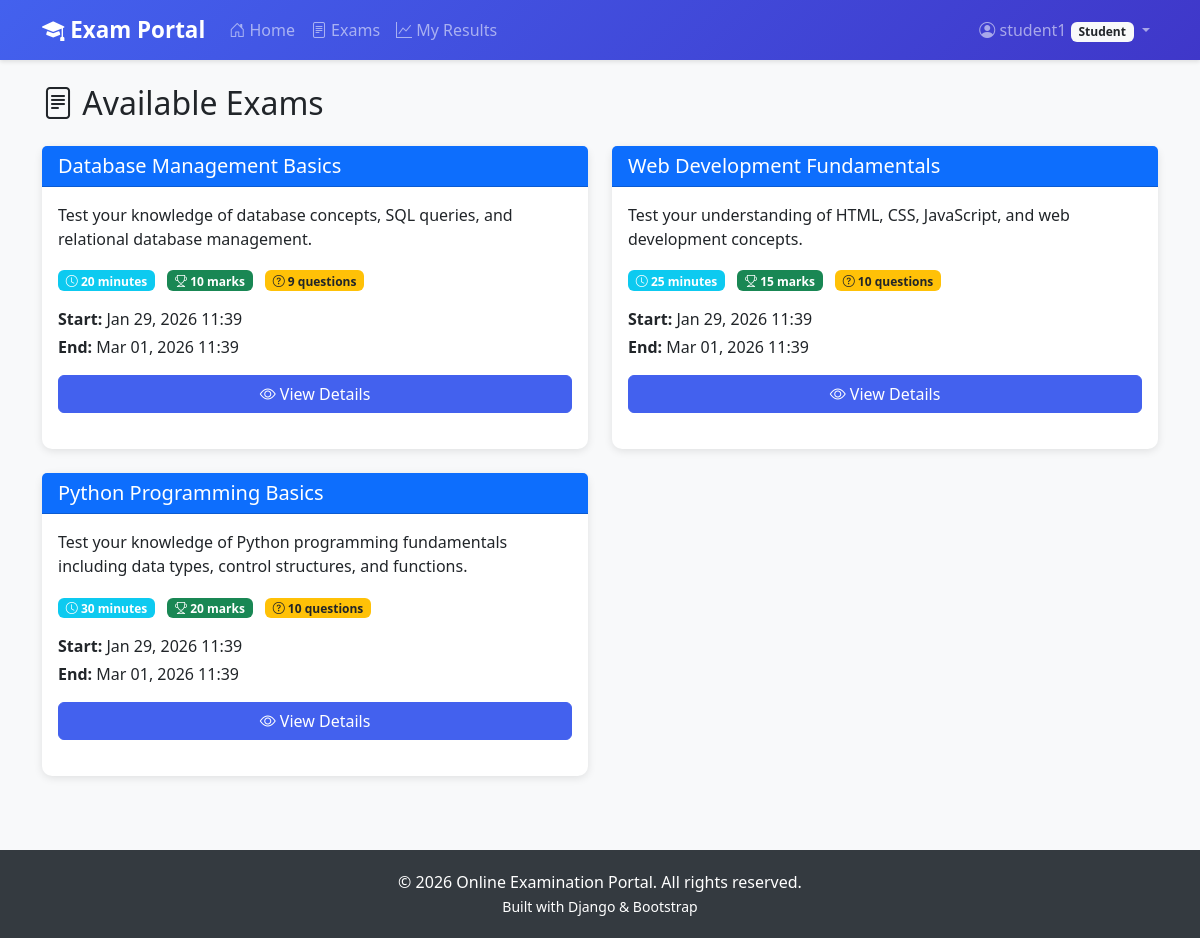
The page /exams/ (signed in) on the database its author committed.
### accounts/models.py (models this page shows, shortened)
class Profile(models.Model):
    ROLE_CHOICES = [
        ('student', 'Student'),
        ('admin', 'Administrator'),
    ]
    user = models.OneToOneField(User, on_delete=models.CASCADE)
    role = models.CharField(max_length=10, choices=ROLE_CHOICES, default='student')
    phone = models.CharField(max_length=15, blank=True)
    date_of_birth = models.DateField(null=True, blank=True)
    profile_picture = models.ImageField(upload_to='profiles/', blank=True, null=True)
    created_at = models.DateTimeField(auto_now_add=True)
    updated_at = models.DateTimeField(auto_now=True)
    @property
    def is_admin(self):
        return self.role == 'admin'
    @property
    def is_student(self):
        return self.role == 'student'

### exams/models.py (models this page shows, shortened)
class Exam(models.Model):
    STATUS_CHOICES = [
        ('draft', 'Draft'),
        ('active', 'Active'),
        ('completed', 'Completed'),
        ('archived', 'Archived'),
    ]
    title = models.CharField(max_length=200)
    description = models.TextField()
    duration = models.PositiveIntegerField(help_text='Duration in minutes')
    total_marks = models.PositiveIntegerField()
    passing_marks = models.PositiveIntegerField()
    status = models.CharField(max_length=20, choices=STATUS_CHOICES, default='draft')
    start_date = models.DateTimeField()
    end_date = models.DateTimeField()
    created_by = models.ForeignKey(User, on_delete=models.CASCADE, related_name='created_exams')
    created_at = models.DateTimeField(auto_now_add=True)
    updated_at = models.DateTimeField(auto_now=True)
    class Meta:
        ordering = ['-created_at']
    @property
    def question_count(self):
        return self.questions.count()

### exams/views.py (the view)
# urls.py: path('exams/', views.exam_list, name='exam_list'),
@login_required
def exam_list(request):
    if not request.user.profile.is_student:
        messages.error(request, 'Access denied. Students only.')
        return redirect('home')
    now = timezone.now()
    available_exams = Exam.objects.filter(
        status='active',
        start_date__lte=now,
        end_date__gte=now
    ).exclude(
        attempts__student=request.user
    )
    upcoming_exams = Exam.objects.filter(
        status='active',
        start_date__gt=now
    )
    context = {
        'available_exams': available_exams,
        'upcoming_exams': upcoming_exams,
    }
    return render(request, 'exams/exam_list.html', context)

### templates/exams/exam_list.html (shortened to what this page needs)
{% extends 'base.html' %}
{% block content %}
<h2 class="mb-4"><i class="bi bi-file-text"></i> Available Exams</h2>
{% if available_exams %}
<div class="row">
    {% for exam in available_exams %}
    <div class="col-md-6 mb-4">
        <div class="card h-100">
            <div class="card-header bg-primary text-white">
                <h5 class="mb-0">{{ exam.title }}</h5>
            </div>
            <div class="card-body">
                <p class="card-text">{{ exam.description }}</p>
                <div class="mb-3">
                    <span class="badge bg-info me-2"><i class="bi bi-clock"></i> {{ exam.duration }} minutes</span>
                    <span class="badge bg-success me-2"><i class="bi bi-trophy"></i> {{ exam.total_marks }} marks</span>
                    <span class="badge bg-warning text-dark"><i class="bi bi-question-circle"></i> {{ exam.question_count }} questions</span>
                </div>
                <div class="mb-3">
                    <p class="mb-1"><strong>Start:</strong> {{ exam.start_date|date:"M d, Y H:i" }}</p>
                    <p class="mb-0"><strong>End:</strong> {{ exam.end_date|date:"M d, Y H:i" }}</p>
                </div>
                <a href="{% url 'exam_detail' exam.id %}" class="btn btn-primary w-100">
                    <i class="bi bi-eye"></i> View Details
                </a>
            </div>
        </div>
    </div>
    {% endfor %}
</div>
{% endif %}
{% endblock %}

### templates/base.html (shortened to what this page needs)
<!DOCTYPE html>
<html lang="en">
<head>
    <link href="https://cdn.jsdelivr.net/npm/bootstrap@5.3.0/dist/css/bootstrap.min.css" rel="stylesheet">
    <link rel="stylesheet" href="https://cdn.jsdelivr.net/npm/bootstrap-icons@1.10.0/font/bootstrap-icons.css">
</head>
<body>
    <nav class="navbar navbar-expand-lg navbar-dark">
        <div class="container">
            <a class="navbar-brand" href="{% url 'home' %}">
                <i class="bi bi-mortarboard-fill"></i> Exam Portal
            </a>
            <div class="collapse navbar-collapse" id="navbarNav">
                <ul class="navbar-nav me-auto">
                    {% if user.is_authenticated %}
                        <li class="nav-item">
                            <a class="nav-link" href="{% url 'home' %}">
                                <i class="bi bi-house-door"></i> Home
                            </a>
                        </li>
                        {% if user.profile.is_student %}
                        <li class="nav-item">
                            <a class="nav-link" href="{% url 'exam_list' %}">
                                <i class="bi bi-file-text"></i> Exams
                            </a>
                        </li>
                        <li class="nav-item">
                            <a class="nav-link" href="{% url 'my_results' %}">
                                <i class="bi bi-graph-up"></i> My Results
                            </a>
                        </li>
                        {% endif %}
                    {% endif %}
                </ul>
                <ul class="navbar-nav">
                    {% if user.is_authenticated %}
                        <li class="nav-item dropdown">
                            <a class="nav-link dropdown-toggle" href="#" id="userDropdown" role="button" data-bs-toggle="dropdown">
                                <i class="bi bi-person-circle"></i> {{ user.username }}
                                <span class="badge bg-light text-dark">{{ user.profile.get_role_display }}</span>
                            </a>
                        </li>
                    {% endif %}
                </ul>
            </div>
        </div>
    </nav>
    <main class="container my-4">
        {% block content %}{% endblock %}
    </main>
    <footer class="footer text-center">
        <div class="container">
            <p class="mb-0">&copy; 2026 Online Examination Portal. All rights reserved.</p>
            <p class="mb-0">
                <small>Built with Django & Bootstrap</small>
            </p>
        </div>
    </footer>
</body>
</html>

### templates/base.html (style rules this page uses)
:root { --primary-color: #4361ee; --secondary-color: #3f37c9; --success-color: #06d6a0; --danger-color: #ef476f; --warning-color: #ffd60a; --light-bg: #f8f9fa; }
body { font-family: 'Segoe UI', Tahoma, Geneva, Verdana, sans-serif; background-color: var(--light-bg); }
.navbar { background: linear-gradient(135deg, var(--primary-color) 0%, var(--secondary-color) 100%); box-shadow: 0 2px 4px rgba(0,0,0,0.1); }
.navbar-brand { font-weight: bold; font-size: 1.4rem; }
.card { border: none; border-radius: 10px; box-shadow: 0 2px 8px rgba(0,0,0,0.1); margin-bottom: 20px; transition: transform 0.2s; }
.btn-primary { background-color: var(--primary-color); border-color: var(--primary-color); }
.footer { background-color: #343a40; color: white; padding: 20px 0; margin-top: 50px; }

### rows shown on the page
Exam: title "Database Management Basics", description "Test your knowledge of database concepts, SQL queries, and relational database management.", duration "20", total_marks "10", question_count "9", start_date "Jan 29, 2026 11:39", end_date "Mar 01, 2026 11:39"
Exam: title "Web Development Fundamentals", description "Test your understanding of HTML, CSS, JavaScript, and web development concepts.", duration "25", total_marks "15", question_count "10", start_date "Jan 29, 2026 11:39", end_date "Mar 01, 2026 11:39"
Exam: title "Python Programming Basics", description "Test your knowledge of Python programming fundamentals including data types, control structures, and functions.", duration "30", total_marks "20", question_count "10", start_date "Jan 29, 2026 11:39", end_date "Mar 01, 2026 11:39"

### other values the page prints
{{ user.username }} "student1"
{{ user.profile.get_role_display }} "Student"
